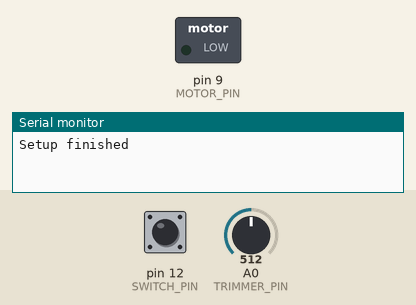
Simulated run of this sketch. Board: Arduino Uno, built with avr-gcc and run on an emulated ATmega328P. Shown: switched loads named in the sketch (green lamp = pin HIGH), the last lines printed to the serial monitor. Dashed ring = blinking. Inputs (shaded band) come from the test bench; at power-on: pin 12 (SWITCH_PIN) LOW, A0 (TRIMMER_PIN) = 512.

Above: at 1.2 s.
1.3 s: pin 12 (SWITCH_PIN) pulled HIGH for 0.15 s
At 2.2 s:
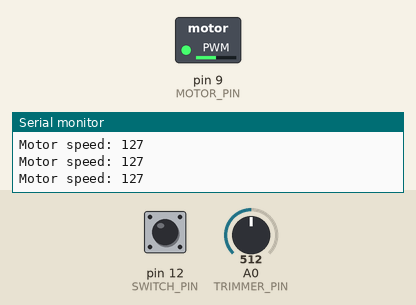
2.9 s: A0 (TRIMMER_PIN) set to 122
At 3.7 s:
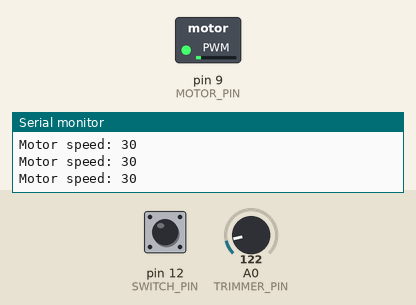
4.4 s: A0 (TRIMMER_PIN) set to 716
At 5.0 s:
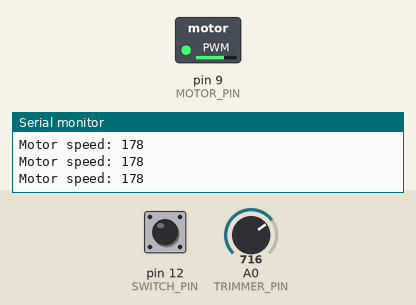
5.9 s: A0 (TRIMMER_PIN) set to 900
At 7.1 s:
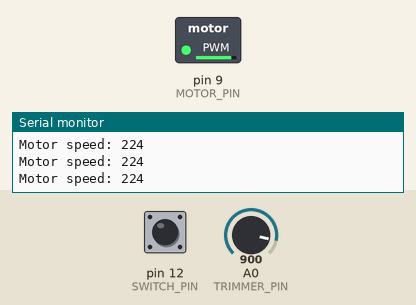
7.4 s: pin 12 (SWITCH_PIN) pulled HIGH for 1 s
At 9.3 s:
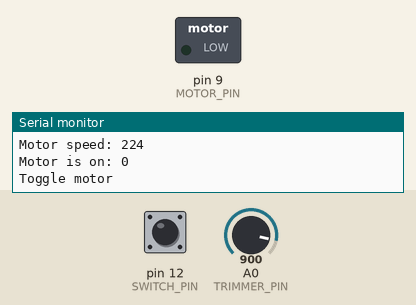
9.9 s: pin 12 (SWITCH_PIN) pulsed HIGH 5 times (0.12 s each, 0.3 s apart)
At 10.18 s:
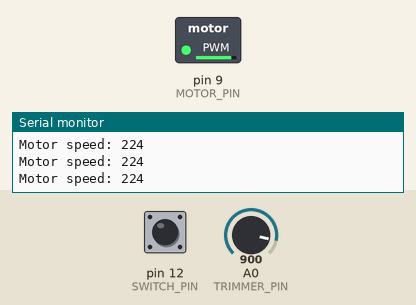
Timing chart, 0 to 12.9 s (numbered marks = the images above; inputs shaded):
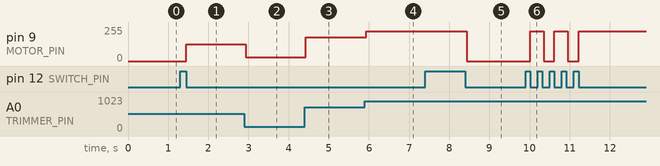

Measured:
- after the input at 1.3 s, pin 9 (MOTOR_PIN): 0/255 → 127/255 after 0.15 s
- after the input at 2.9 s, pin 9 (MOTOR_PIN): 127/255 → 30/255 at once
- after the input at 4.4 s, pin 9 (MOTOR_PIN): 30/255 → 178/255 at once
- after the input at 5.9 s, pin 9 (MOTOR_PIN): 178/255 → 224/255 at once
- after the input at 7.4 s, pin 9 (MOTOR_PIN): 224/255 → 0/255 after 1.0 s
- after the input at 9.9 s, pin 9 (MOTOR_PIN): alternates 224/255 for 0.33 s and 0/255 for 0.27 s, 5 changes in all, then stays 224/255, starting after 0.12 s

The sketch:

motor_controller.ino
```cpp
/**
 * This is a variation on project n. 9 into the starter kit manual.
 * Here I am controlling the motor speed through a potentiometer.
 * With respect to the circuit shown into the manual, I've added
 * an analog input from the potentiometer.
 *
 * In the software implementation I am using the "Observer design
 * pattern": the observer is observing the pushbutton, while the
 * observed object is the motor controller. Each press to the
 * pushbutton toggles the motor on and off.
 * The potentiometer controls the speed.
 *
 * Author: Michele De Stefano
 */

static uint8_t const TRIMMER_PIN = A0;
static uint8_t const SWITCH_PIN = 12;
static uint8_t const MOTOR_PIN = 9;


class MotorController {
public:

  void init() {
    pinMode(MOTOR_PIN, OUTPUT);
  }

  void toggle() {
    m_is_on = !m_is_on;
    Serial.print("Motor is on: ");
    Serial.println(m_is_on);
  }

  void step() {
    if (m_is_on) {
      int const speed = static_cast<int>(map(analogRead(TRIMMER_PIN), 0, 1023, 0, 255));
      Serial.print("Motor speed: ");
      Serial.println(speed);
      analogWrite(MOTOR_PIN, speed);
    } else {
      analogWrite(MOTOR_PIN, 0);
    }
  }

private:

  bool m_is_on = false;
};


class SwitchObserver {
public:

  void init(MotorController* motor_controller) {
    m_motor_controller = motor_controller;
    pinMode(SWITCH_PIN, INPUT);
  }

  void step() {
    if (digitalRead(SWITCH_PIN) == HIGH) {
      m_was_pushed = true;
    } else if (m_was_pushed) {
      m_was_pushed = false;
      m_motor_controller->toggle();
      Serial.println("Toggle motor");
    }
  }

private:

  MotorController* m_motor_controller = nullptr;

  bool m_was_pushed = false;
};

static MotorController  motor_controller;

static SwitchObserver   switch_observer;

void setup() {
  Serial.begin(9600);
  motor_controller.init();
  switch_observer.init(&motor_controller);
  Serial.println("Setup finished");
}

void loop() {
  switch_observer.step();
  motor_controller.step();
}
```
